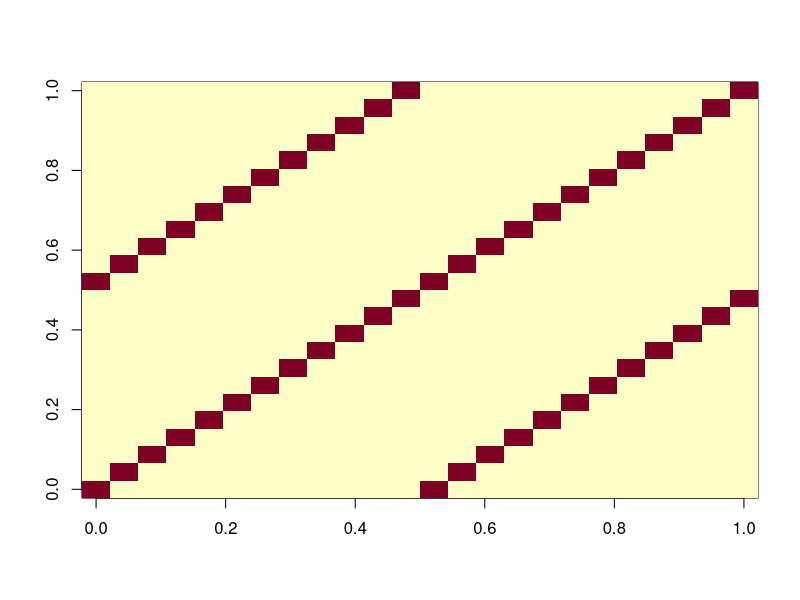
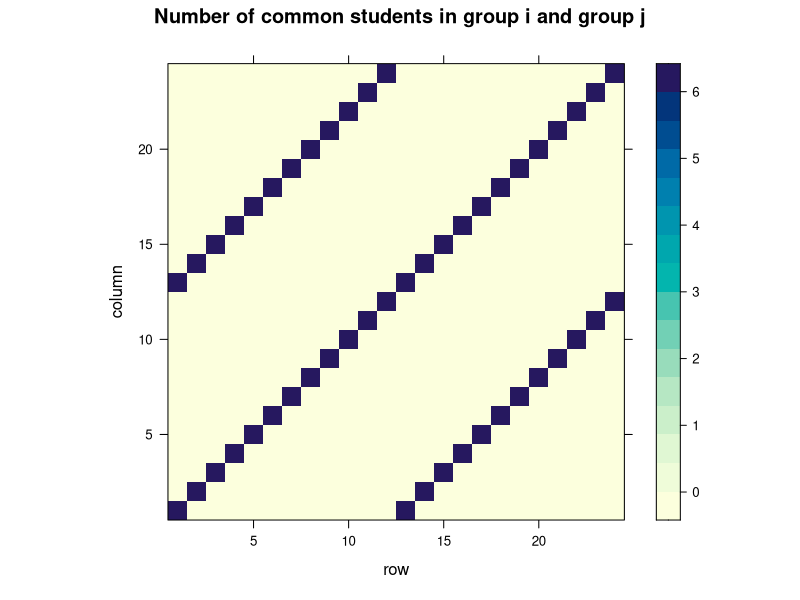
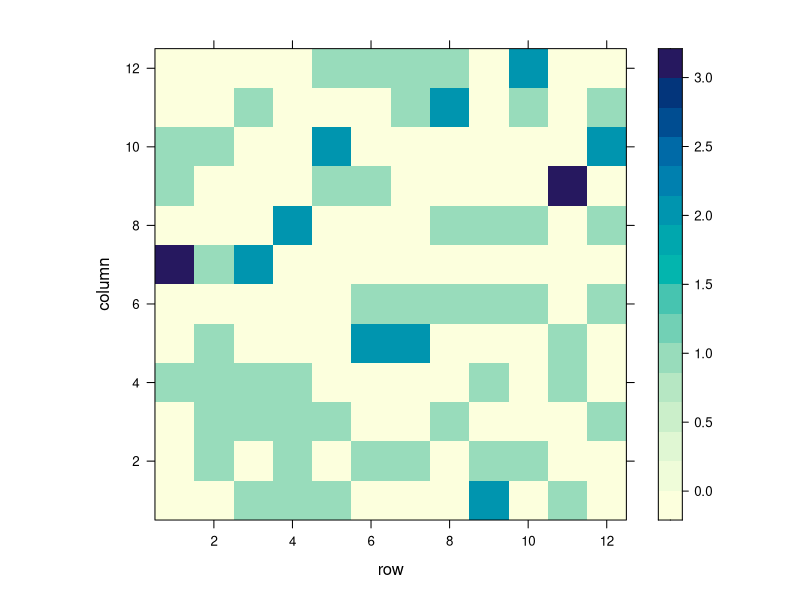
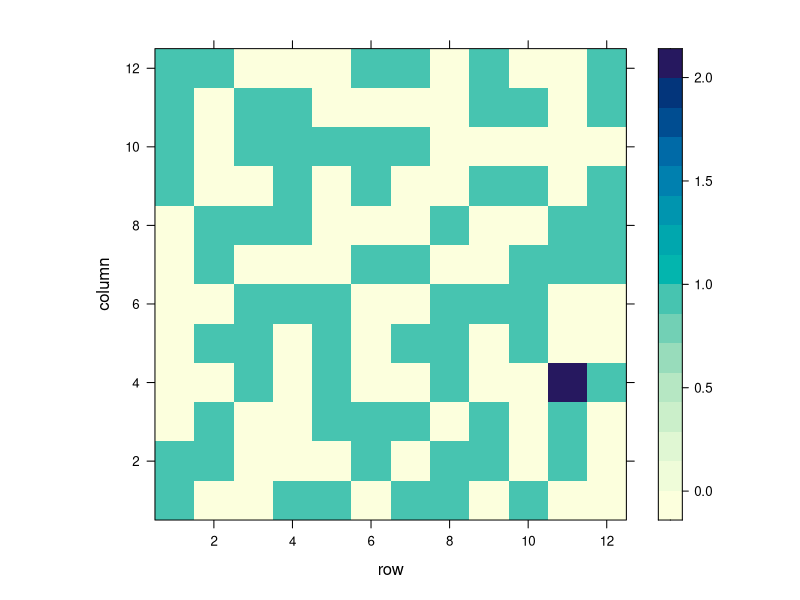
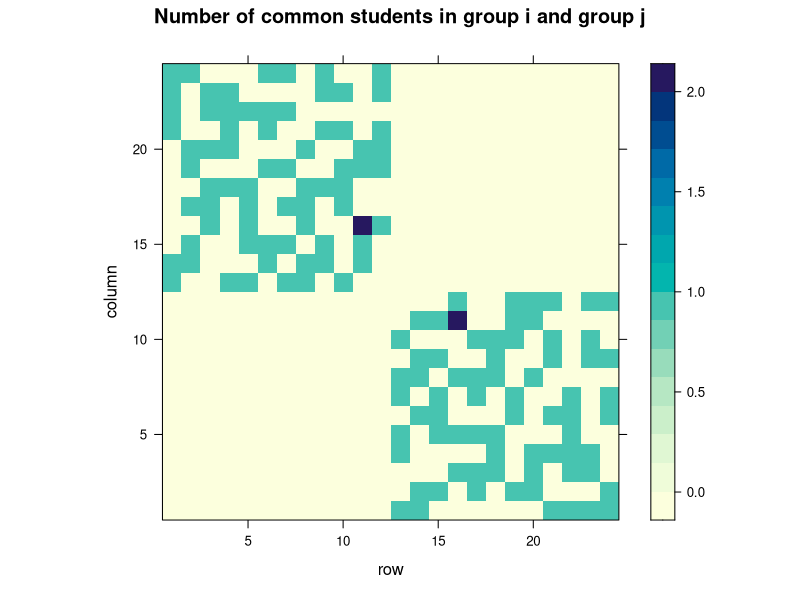

R code for these plots, in order:

ALL <-
    c(BG = "BSDBG2501 BSDBG2502 BSDBG2503 BSDBG2504 BSDBG2505 BSDBG2506 BSDBG2507 BSDBG2508 BSDBG2509 BSDBG2510 BSDBG2511 BSDBG2512 BSDBG2513 BSDBG2514 BSDBG2515 BSDBG2516 BSDBG2517 BSDBG2519 BSDBG2520 BSDBG2522 BSDBG2523 BSDBG2524 BSDDH2513 BSDDH2425",
      DH = "BSDDH2501 BSDDH2502 BSDDH2503 BSDDH2504 BSDDH2505 BSDDH2506 BSDDH2507 BSDDH2508 BSDDH2509 BSDDH2510 BSDDH2511 BSDDH2512 BSDDH2515 BSDDH2516 BSDDH2517 BSDDH2518 BSDDH2519 BSDDH2520 BSDDH2521 BSDDH2522 BSDDH2523 BSDBG2521 BSDDH2411 BSDDH2421",
      CC = "BSDCC2501 BSDCC2502 BSDCC2503 BSDCC2504 BSDCC2505 BSDCC2506 BSDCC2507 BSDCC2508 BSDCC2509 BSDCC2510 BSDCC2511 BSDCC2512 BSDCC2513 BSDCC2514 BSDCC2515 BSDCC2516 BSDCC2517 BSDCC2518 BSDCC2519 BSDCC2520 BSDCC2521 BSDCC2522 BSDCC2523") |> strsplit(split = " ")

sapply(ALL, length)

(with(ALL, cbind(BG, DH, c(CC, NA))) |> t() |> as.vector())

## randomize the order within location

set.seed(20260220)

(ROLLNUM <- with(ALL, cbind(sample(BG), sample(DH), c(sample(CC), NA))) |> t() |> as.vector())

length(ROLLNUM)

## Now easy to make 12 groups of 6 each (with one group actually of 5)

(II <- diag(12))

(G1 <- II[rep(1:12, each = 6), ])



## This is a reasonable assignment for everyone's first group. In
## principle, we can repeat exactly the same group for the second set
## of groups:

G <- cbind(G1, G1)

rowSums(G) # each student (row) is in two groups
colSums(G) # each group (column) has 6 students

## But this is not "good" because groups are heavily "correlated" -
## group 1 and group 13 are exactly the same.

## This can quantified using pairwise sum-of-products of G:

t(G) %*% G

image(crossprod(G))

lattice::levelplot(crossprod(G), main = "Number of common students in group i and group j")

## Ideally we would want the off-diagonal entries to be as small as possible.

## This is basically an optimization problem. We can try to do this
## systematically, but instead we will do a random search.

permute_rows <- function(X) {
    i <- sample(seq(1, nrow(X)))
    X[i, ]
}

t(G1) %*% G1 # not desirable

t(G1) %*% permute_rows(G1)
lattice::levelplot(t(G1) %*% permute_rows(G1))


max(t(G1) %*% permute_rows(G1)) # Want this to be as small as possible


replicate(100, max(t(G1) %*% permute_rows(G1)))

replicate(10000, max(t(G1) %*% permute_rows(G1))) |> table()

## So max = 1 seems difficult but max = 2 is easy. What else could we
## want to optimize?

count_ones <- function(X) {
    if (max(X) == 2) sum(X == 1) else 0
}

replicate(10000, count_ones(t(G1) %*% permute_rows(G1))) |> table()

## search by simulating and keep track of best

set.seed(20260220)

best_G2 <- G1
best_count <- 0

for (i in 1:50000) {
    G2 <- permute_rows(G1)
    X <- t(G1) %*% G2
    if (max(X) < 3) {
        m <- count_ones(X)
        if (m > best_count) {
            best_count <- m
            best_G2 <- G2
        }
    }
}

lattice::levelplot(t(G1) %*% best_G2)

## make sure all conditions are satisfied

G <- cbind(G1, best_G2)

rowSums(G) # each student (row) is in two groups
colSums(G) # each group (column) has 6 students
lattice::levelplot(crossprod(G) - 6 * diag(24), main = "Number of common students in group i and group j")


## Final groups (each column of G is a group)

for (j in seq(1, ncol(G))) {
    cat("- **Group ", j, "** : ", sep = "")
    cat(ROLLNUM[G[, j] == 1], sep = ", ")
    cat("\n\n")
}
